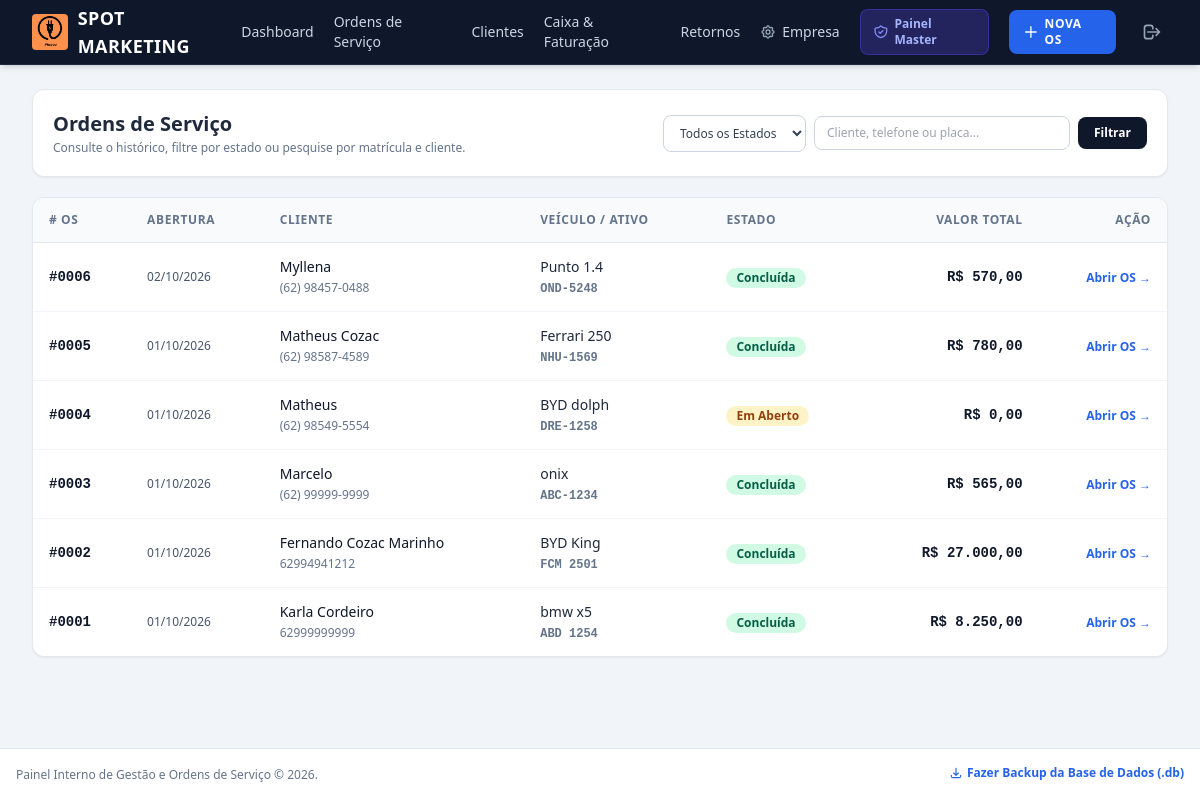
Screenshot of /os (signed in) with the database file from the repository.
### models.py (models this page shows)
class Empresa(db.Model):
    __tablename__ = 'empresas'
    id = db.Column(db.Integer, primary_key=True)
    nome_empresa = db.Column(db.String(150), nullable=False, default="Minha Empresa")
    subtitulo = db.Column(db.String(200), default="Serviços Especializados e Atendimento Profissional")
    cnpj_cpf = db.Column(db.String(30), default="")
    telefone = db.Column(db.String(30), default="")
    whatsapp = db.Column(db.String(30), default="")
    endereco = db.Column(db.String(200), default="")
    cidade_uf = db.Column(db.String(100), default="")
    logo_filename = db.Column(db.String(255), default="logo.png")
    mensagem_rodape = db.Column(db.String(255), default="Agradecemos a preferência! Volte sempre.")
    email = db.Column(db.String(120), unique=True, nullable=False)
    senha_hash = db.Column(db.String(255), nullable=False)
    data_criacao = db.Column(db.Date, default=date.today)
    is_admin = db.Column(db.Boolean, default=False)
    status_assinatura = db.Column(db.String(20), default='PENDENTE') # 'ATIVO', 'PENDENTE', 'BLOQUEADO'
    data_validade = db.Column(db.Date, nullable=True)
    observacoes_admin = db.Column(db.Text, default="")
    chave_pix = db.Column(db.String(100), default="nandocozac@gmail.com")
    titular_pix = db.Column(db.String(100), default="Fernando Cozac")
    valor_mensalidade = db.Column(db.Float, default=29.90)
    valor_anual = db.Column(db.Float, default=249.90)
    clientes = db.relationship('Cliente', backref='empresa', lazy=True)
    ordens_servico = db.relationship('OrdemServico', backref='empresa', lazy=True)
    transacoes = db.relationship('Transacao', backref='empresa', lazy=True)

class OrdemServico(db.Model):
    __tablename__ = 'ordens_servico'
    id = db.Column(db.Integer, primary_key=True)
    empresa_id = db.Column(db.Integer, db.ForeignKey('empresas.id'), nullable=True)
    cliente_id = db.Column(db.Integer, db.ForeignKey('clientes.id'), nullable=False)
    veiculo_id = db.Column(db.Integer, db.ForeignKey('veiculos.id'), nullable=True)
    descricao_problema = db.Column(db.Text, nullable=False)
    servico_executado = db.Column(db.Text, nullable=True)
    valor_pecas = db.Column(db.Float, default=0.0)
    valor_mao_obra = db.Column(db.Float, default=0.0)
    valor_total = db.Column(db.Float, default=0.0)
    forma_pagamento = db.Column(db.String(30), nullable=True)
    status = db.Column(db.String(20), default='ABERTA') # 'ABERTA' ou 'CONCLUIDA'
    data_abertura = db.Column(db.Date, default=date.today)
    data_conclusao = db.Column(db.Date, nullable=True)
    retorno_previsto = db.Column(db.Date, nullable=True)
    itens = db.relationship('ItemOS', backref='ordem_servico', cascade="all, delete-orphan", lazy=True)

class Cliente(db.Model):
    __tablename__ = 'clientes'
    id = db.Column(db.Integer, primary_key=True)
    empresa_id = db.Column(db.Integer, db.ForeignKey('empresas.id'), nullable=True)
    nome = db.Column(db.String(120), nullable=False)
    telefone = db.Column(db.String(30), nullable=False)
    veiculos = db.relationship('Veiculo', backref='cliente', lazy=True)
    ordens_servico = db.relationship('OrdemServico', backref='cliente', lazy=True)

class Veiculo(db.Model):
    __tablename__ = 'veiculos'
    id = db.Column(db.Integer, primary_key=True)
    cliente_id = db.Column(db.Integer, db.ForeignKey('clientes.id'), nullable=False)
    placa = db.Column(db.String(20), nullable=False)
    modelo = db.Column(db.String(100), nullable=False)
    ordens_servico = db.relationship('OrdemServico', backref='veiculo', lazy=True)

### app.py (the view, shortened to what this page needs)
@app.route('/os')
@login_required
def lista_os():
    status = request.args.get('status', '').strip()
    busca = request.args.get('busca', '').strip()
    query = OrdemServico.query.filter_by(empresa_id=g.empresa.id)
    if status:
        query = query.filter_by(status=status)
    todas_os = query.order_by(OrdemServico.id.desc()).all()
    return render_template('os_lista.html', todas_os=todas_os, status_atual=status, busca=busca)

### app.py (called while the page is built)
@app.before_request
def carregar_empresa_logada():
    empresa_id = session.get('empresa_id')
    if empresa_id:
        g.empresa = db.session.get(Empresa, empresa_id)
        if not g.empresa:
            session.pop('empresa_id', None)
            g.empresa = None
    else:
        g.empresa = None

@app.context_processor
def inject_empresa():
    return dict(empresa=getattr(g, 'empresa', None))

def login_required(view_func):
    @wraps(view_func)
    def wrapped_view(*args, **kwargs):
        if not getattr(g, 'empresa', None):
            flash('Por favor, faça login para acessar o sistema.', 'warning')
            return redirect(url_for('login', next=request.path))
        if not g.empresa.is_admin:
            hoje = date.today()
            esta_bloqueada = (g.empresa.status_assinatura != 'ATIVO') or (g.empresa.data_validade and g.empresa.data_validade < hoje)
            if esta_bloqueada:
                return redirect(url_for('assinatura_bloqueada'))
        return view_func(*args, **kwargs)
    return wrapped_view

@app.template_filter('moeda')
def formato_moeda(valor):
    try:
        val = float(valor or 0.0)
        return f"{val:,.2f}".replace(',', 'X').replace('.', ',').replace('X', '.')
    except (ValueError, TypeError):
        return "0,00"

@app.template_filter('data_br')
def formato_data(data_obj):
    if not data_obj:
        return "-"
    return data_obj.strftime('%d/%m/%Y')

### templates/os_lista.html (shortened to what this page needs)
{% extends 'base.html' %}
{% block content %}
<div class="space-y-5">
    <div
        class="bg-white p-5 rounded-xl shadow-sm border border-slate-200 flex flex-col md:flex-row justify-between items-start md:items-center gap-4">
        <div>
            <h1 class="text-xl font-bold text-slate-800">Ordens de Serviço</h1>
            <p class="text-xs text-slate-500 mt-0.5">Consulte o histórico, filtre por estado ou pesquise por matrícula e
                cliente.</p>
        </div>
        <form method="GET" action="{{ url_for('lista_os') }}"
            class="flex flex-wrap items-center gap-2 w-full md:w-auto">
            <select name="status"
                class="border border-slate-300 rounded-lg px-3 py-2 text-xs bg-white text-slate-700 outline-none focus:ring-2 focus:ring-blue-500">
                <option value="">Todos os Estados</option>
            </select>
            <input type="text" name="busca" value="{{ busca }}" placeholder="Cliente, telefone ou placa..."
                class="border border-slate-300 rounded-lg px-3 py-2 text-xs text-slate-800 outline-none focus:ring-2 focus:ring-blue-500 w-full sm:w-64">
            <button type="submit"
                class="bg-slate-900 hover:bg-slate-800 text-white text-xs font-semibold px-4 py-2 rounded-lg transition shadow-sm">
                Filtrar
            </button>
        </form>
    </div>
    <div class="bg-white rounded-xl shadow-sm border border-slate-200 overflow-hidden">
        <div class="overflow-x-auto">
            <table class="w-full text-left text-sm">
                <thead
                    class="bg-slate-50 text-slate-500 border-b border-slate-200 text-xs font-semibold uppercase tracking-wider">
                    <tr>
                        <th class="py-3.5 px-4"># OS</th>
                        <th class="py-3.5 px-4">Abertura</th>
                        <th class="py-3.5 px-4">Cliente</th>
                        <th class="py-3.5 px-4">Veículo / Ativo</th>
                        <th class="py-3.5 px-4">Estado</th>
                        <th class="py-3.5 px-4 text-right">Valor Total</th>
                        <th class="py-3.5 px-4 text-right">Ação</th>
                    </tr>
                </thead>
                <tbody class="divide-y divide-slate-100">
                    {% for os in todas_os %}
                    <tr class="hover:bg-slate-50/80 transition">
                        <td class="py-3.5 px-4 font-mono font-bold text-slate-900">
                            #{{ "%04d"|format(os.id) }}
                        </td>
                        <td class="py-3.5 px-4 text-slate-600 text-xs">
                            {{ os.data_abertura|data_br }}
                        </td>
                        <td class="py-3.5 px-4">
                            <span class="font-medium text-slate-900 block">{{ os.cliente.nome }}</span>
                            <span class="text-xs text-slate-500">{{ os.cliente.telefone }}</span>
                        </td>
                        <td class="py-3.5 px-4">
                            {% if os.veiculo %}
                            <span class="text-slate-800 font-medium block">{{ os.veiculo.modelo }}</span>
                            <span class="text-xs font-mono font-semibold text-slate-500 uppercase">{{ os.veiculo.placa
                                }}</span>
                            {% else %}
                            <span class="text-xs text-slate-400 italic">Sem ativo registado</span>
                            {% endif %}
                        </td>
                        <td class="py-3.5 px-4">
                            {% if os.status == 'CONCLUIDA' %}
                            <span
                                class="inline-flex items-center px-2.5 py-0.5 rounded-full text-xs font-semibold bg-emerald-100 text-emerald-800">
                                Concluída
                            </span>
                            {% else %}
                            <span
                                class="inline-flex items-center px-2.5 py-0.5 rounded-full text-xs font-semibold bg-amber-100 text-amber-800">
                                Em Aberto
                            </span>
                            {% endif %}
                        </td>
                        <td class="py-3.5 px-4 text-right font-mono font-semibold text-slate-900">
                            R$ {{ os.valor_total|moeda }}
                        </td>
                        <td class="py-3.5 px-4 text-right">
                            <a href="{{ url_for('ver_os', os_id=os.id) }}"
                                class="inline-flex items-center text-xs font-semibold text-blue-600 hover:text-blue-800 hover:underline">
                                Abrir OS &rarr;
                            </a>
                        </td>
                    </tr>
                    {% else %}
                    <tr>
                        <td colspan="7" class="py-10 text-center text-slate-400">
                            <p class="text-sm">Nenhuma ordem de serviço encontrada com os critérios informados.</p>
                        </td>
                    </tr>
                    {% endfor %}
                </tbody>
            </table>
        </div>
    </div>
</div>
{% endblock %}

### templates/base.html (shortened to what this page needs)
<!DOCTYPE html>
<html lang="pt-BR">
<head>
    <script src="https://cdn.tailwindcss.com"></script>
</head>
<body class="bg-slate-100 text-slate-900 min-h-screen flex flex-col font-sans antialiased">
    <header class="bg-slate-900 text-white shadow-md border-b border-slate-800 no-print sticky top-0 z-50">
        <div class="max-w-7xl mx-auto px-4 sm:px-6 lg:px-8">
            <div class="flex items-center justify-between h-16">
                <div class="flex items-center gap-3">
                    <a href="{{ url_for('dashboard') }}"
                        class="flex items-center gap-2.5 font-bold text-lg tracking-wide hover:text-blue-400 transition">
                        <img src="{{ url_for('static', filename=empresa.logo_filename or 'logo.png') }}" alt="{{ empresa.nome_empresa }}"
                            class="h-9 w-auto max-w-[140px] object-contain rounded"
                            onerror="this.style.display='none'; this.nextElementSibling.style.display='inline-flex';">
                        <span>{{ empresa.nome_empresa }}</span>
                    </a>
                </div>
                <nav class="hidden md:flex items-center gap-5 text-sm font-medium">
                    {% if empresa %}
                    <a href="{{ url_for('dashboard') }}" class="text-slate-300 hover:text-white transition">
                        Dashboard
                    </a>
                    <a href="{{ url_for('lista_os') }}" class="text-slate-300 hover:text-white transition">
                        Ordens de Serviço
                    </a>
                    <a href="{{ url_for('lista_clientes') }}" class="text-slate-300 hover:text-white transition">
                        Clientes
                    </a>
                    <a href="{{ url_for('relatorio_financeiro') }}" class="text-slate-300 hover:text-white transition">
                        Caixa & Faturação
                    </a>
                    <a href="{{ url_for('retornos_preventivos') }}" class="text-slate-300 hover:text-white transition">
                        Retornos
                    </a>
                    <a href="{{ url_for('configuracoes_empresa') }}" class="text-slate-300 hover:text-white transition flex items-center gap-1.5">
                        Empresa
                    </a>
                    {% if empresa.is_admin %}
                    <a href="{{ url_for('admin_empresas') }}" class="text-indigo-300 hover:text-white transition flex items-center gap-1.5 bg-indigo-900/60 px-3 py-1.5 rounded-lg border border-indigo-700/60 text-xs font-bold shadow-xs">
                        Painel Master
                    </a>
                    {% endif %}
                    <a href="{{ url_for('nova_os') }}"
                        class="inline-flex items-center gap-1.5 bg-blue-600 hover:bg-blue-500 text-white font-semibold px-3.5 py-1.5 rounded-lg shadow-sm text-xs uppercase tracking-wider transition">
                        <svg class="w-4 h-4" fill="none" stroke="currentColor" viewBox="0 0 24 24">
                            <path stroke-linecap="round" stroke-linejoin="round" stroke-width="2" d="M12 4v16m8-8H4" />
                        </svg>
                        Nova OS
                    </a>
                    <a href="{{ url_for('logout') }}" title="Sair da Conta"
                        class="text-slate-400 hover:text-rose-400 transition p-1.5 rounded-lg hover:bg-slate-800">
                        <svg class="w-5 h-5" fill="none" stroke="currentColor" viewBox="0 0 24 24">
                            <path stroke-linecap="round" stroke-linejoin="round" stroke-width="2" d="M17 16l4-4m0 0l-4-4m4 4H7m6 4v1a3 3 0 01-3 3H6a3 3 0 01-3-3V7a3 3 0 013-3h4a3 3 0 013 3v1" />
                        </svg>
                    </a>
                    {% else %}
                    <a href="{{ url_for('login') }}" class="text-slate-300 hover:text-white transition">Entrar</a>
                    <a href="{{ url_for('cadastro') }}" class="bg-blue-600 text-white px-3 py-1.5 rounded-lg text-xs font-bold">Criar Conta</a>
                    {% endif %}
                </nav>
            </div>
        </div>
    </header>
    <main class="flex-1 max-w-7xl w-full mx-auto px-4 sm:px-6 lg:px-8 py-6">
        {% block content %}{% endblock %}
    </main>
    <footer class="bg-white border-t border-slate-200 py-4 text-center text-xs text-slate-500 no-print mt-auto">
        <div class="max-w-7xl mx-auto px-4 flex flex-col sm:flex-row items-center justify-between gap-2">
            <span>Painel Interno de Gestão e Ordens de Serviço &copy; 2026.</span>
            <div>
                <a href="{{ url_for('backup_banco') }}"
                    class="text-blue-600 hover:text-blue-800 font-semibold hover:underline inline-flex items-center gap-1">
                    <svg class="w-3.5 h-3.5" fill="none" stroke="currentColor" viewBox="0 0 24 24">
                        <path stroke-linecap="round" stroke-linejoin="round" stroke-width="2"
                            d="M4 16v1a3 3 0 003 3h10a3 3 0 003-3v-1m-4-4l-4 4m0 0l-4-4m4 4V4" />
                    </svg>
                    Fazer Backup da Base de Dados (.db)
                </a>
            </div>
        </div>
    </footer>
</body>
</html>

### rows the page displays
Empresa: logo_filename (picture), nome_empresa "SPOT MARKETING"
OrdemServico: id "0006", data_abertura|data_br "02/10/2026", cliente.nome "Myllena", cliente.telefone "(62) 98457-0488", veiculo.modelo "Punto 1.4", veiculo.placa "OND-5248", status "Concluída", valor_total|moeda "570,00"
OrdemServico: id "0005", data_abertura|data_br "01/10/2026", cliente.nome "Matheus Cozac", cliente.telefone "(62) 98587-4589", veiculo.modelo "Ferrari 250", veiculo.placa "NHU-1569", status "Concluída", valor_total|moeda "780,00"
OrdemServico: id "0004", data_abertura|data_br "01/10/2026", cliente.nome "Matheus", cliente.telefone "(62) 98549-5554", veiculo.modelo "BYD dolph", veiculo.placa "DRE-1258", status "Em Aberto", valor_total|moeda "0,00"
OrdemServico: id "0003", data_abertura|data_br "01/10/2026", cliente.nome "Marcelo", cliente.telefone "(62) 99999-9999", veiculo.modelo "onix", veiculo.placa "ABC-1234", status "Concluída", valor_total|moeda "565,00"
OrdemServico: id "0002", data_abertura|data_br "01/10/2026", cliente.nome "Fernando Cozac Marinho", cliente.telefone "62994941212", veiculo.modelo "BYD King", veiculo.placa "FCM 2501", status "Concluída", valor_total|moeda "27.000,00"
OrdemServico: id "0001", data_abertura|data_br "01/10/2026", cliente.nome "Karla Cordeiro", cliente.telefone "62999999999", veiculo.modelo "bmw x5", veiculo.placa "ABD 1254", status "Concluída", valor_total|moeda "8.250,00"
